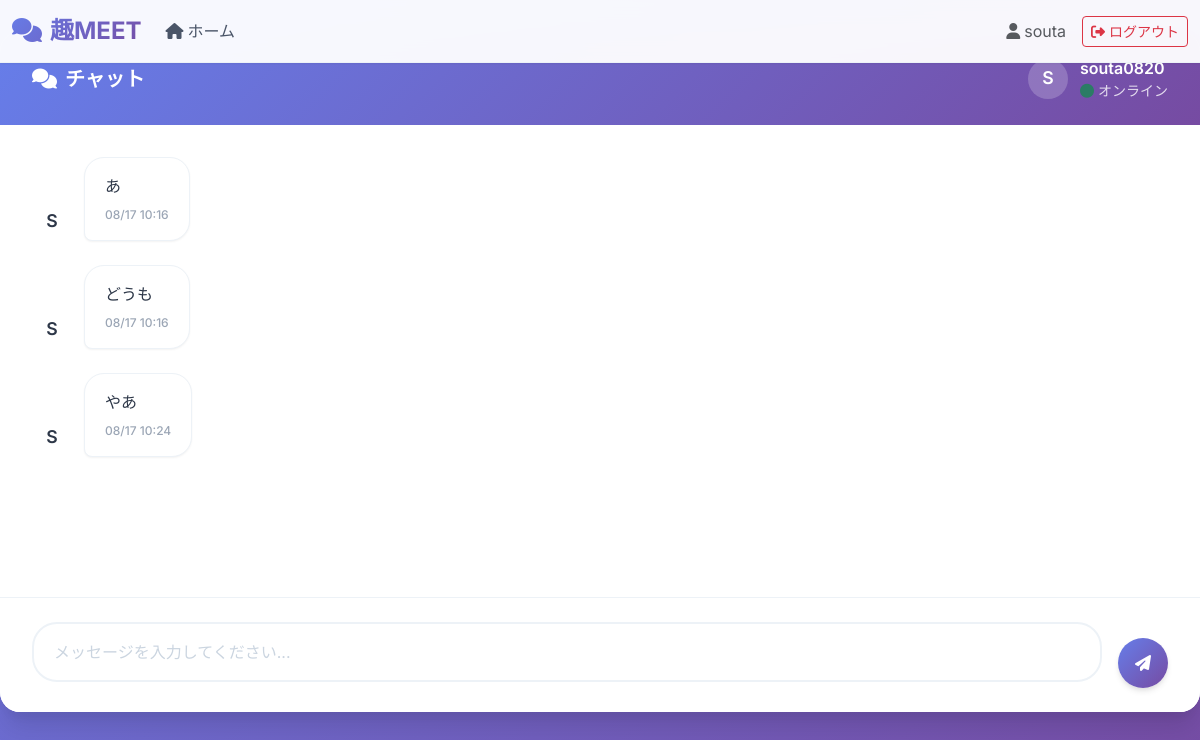
Page /chat/6 (signed in) on the committed database.
### app/models.py (models this page shows)
class User(db.Model, UserMixin):
    __tablename__ = 'users'
    id = db.Column(db.Integer, primary_key = True)
    username = db.Column(db.String, unique=True, index=True)
    email = db.Column(db.String, unique=True, index=True)
    password = db.Column(db.String)
    hobby = db.Column(db.String)

class Message(db.Model):
    __tablename__ = 'messages'
    id = db.Column(db.Integer, primary_key = True)
    from_ = db.Column(db.Integer, unique=False, nullable=False) #メッセージの送信者
    to_ = db.Column(db.Integer, unique=False, nullable=False) #メッセージの受信者
    body = db.Column(db.String) #メッセージ内容
    timestanp = db.Column(db.DateTime, default=db.func.now()) #メッセージの送信時間

### app/views.py (the view)
@bp.route('/chat', methods=['GET', 'POST'])
@bp.route('/chat/<int:to_>', methods=['GET', 'POST'])
@login_required
def chat(to_=None):
    form = MessageForm()
    messages = []
    if to_:
        session['to_'] = to_
        print(f"Debug: Path parameter 'to_' = {to_}, saved to session")
    if request.args.get('to'):
        session['to_'] = int(request.args.get('to'))
        print(f"Debug: Query parameter 'to' = {request.args.get('to')}, saved to session")
    print(f"Debug: Current session 'to_' = {session.get('to_', 'Not set')}")
    if 'to_' in session:
        print(f"Debug: Session 'to_' = {session['to_']}")
        print(f"Debug: Current user ID = {current_user.id}")
        all_messages = Message.query.all()
        print(f"Debug: Total messages in database: {len(all_messages)}")
        for msg in all_messages:
            print(f"Debug: All messages - ID: {msg.id}, from: {msg.from_}, to: {msg.to_}, body: '{msg.body}'")
        messages = Message.query.filter(
            or_(
                and_(
                    Message.from_ == current_user.id,
                    Message.to_ == session['to_']
                ),
                and_(
                    Message.from_ == session['to_'],
                    Message.to_ == current_user.id
                )
            )
        ).order_by(Message.timestanp).all()
        from datetime import datetime, date, timedelta
        today = date.today()
        yesterday = today - timedelta(days=1)
        current_year = today.year
        for message in messages:
            if message.timestanp:
                message_date = message.timestanp.date()
                message.is_today = message_date == today
                message.is_yesterday = message_date == yesterday
                message.is_this_year = message_date.year == current_year
        print(f"Debug: Found {len(messages)} messages between users")
        for msg in messages:
            print(f"Debug: Filtered messages - ID: {msg.id}, from: {msg.from_}, to: {msg.to_}, body: '{msg.body}'")
        if form.validate_on_submit():
            print(f"Debug: Form submitted with message: '{form.message.data}'")
            message = Message(
                body=form.message.data,
                from_=current_user.id,
                to_=session['to_']
            )
            db.session.add(message)
            db.session.commit()
            print(f"Debug: Message saved with ID: {message.id}")
            print(f"Debug: Saved message - from: {message.from_}, to: {message.to_}, body: '{message.body}'")
            messages = Message.query.filter(
                or_(
                    and_(
                        Message.from_ == current_user.id,
                        Message.to_ == session['to_']
                    ),
                    and_(
                        Message.from_ == session['to_'],
                        Message.to_ == current_user.id
                    )
                )
            ).order_by(Message.timestanp).all()
            for message in messages:
                if message.timestanp:
                    message_date = message.timestanp.date()
                    message.is_today = message_date == today
                    message.is_yesterday = message_date == yesterday
                    message.is_this_year = message_date.year == current_year
            print(f"Debug: After sending, found {len(messages)} messages")
            for msg in messages:
                print(f"Debug: After sending - Message {msg.id}: from={msg.from_}, to={msg.to_}, body='{msg.body}'")
            form.message.data = ''
            flash('メッセージを送信しました！', 'success')
            return redirect(url_for('app.chat', to_=session['to_']))
        else:
            print(f"Debug: Form validation failed: {form.errors}")
            print(f"Debug: Form data: {form.data}")
            print(f"Debug: Form is_submitted: {form.is_submitted()}")
            print(f"Debug: Form validate_on_submit: {form.validate_on_submit()}")
    else:
        print("Debug: No 'to_' in session")
    chat_user = None
    if 'to_' in session:
        chat_user = User.query.get(session['to_'])
    return render_template('chat.html', form=form, messages=messages, chat_user=chat_user)

### app/forms.py
class MessageForm(FlaskForm):
    message = TextAreaField('Message:', validators=[DataRequired()])
    submit = SubmitField('Submit')

### app/models.py (called while the page is built)
@login_manager.user_loader
def load_user(user_id):
    return User.query.get(int(user_id))

### app/templates/chat.html (shortened to what this page needs)
<!doctype html>
<html lang="ja">
    <head>
        <link href="https://cdn.jsdelivr.net/npm/bootstrap@5.3.0/dist/css/bootstrap.min.css" rel="stylesheet">
        <link rel="stylesheet" href="{{ url_for('static', filename='chat.css') }}">
        <link rel="stylesheet" href="https://cdnjs.cloudflare.com/ajax/libs/font-awesome/6.4.0/css/all.min.css">
    </head>
    <body>
        <nav class="navbar navbar-expand-md navbar-light fixed-top">
            <div class="container-fluid">
                <a class="navbar-brand" href="{{ url_for('app.index') }}">
                    <i class="fas fa-comments me-2"></i>趣MEET
                </a>
                <div class="collapse navbar-collapse" id="navbarCollapse">
                    <ul class="navbar-nav me-auto mb-2 mb-md-0">
                        <li class="nav-item">
                            <a class="nav-link" href="{{ url_for('app.index') }}">
                                <i class="fas fa-home me-1"></i>ホーム
                            </a>
                        </li>
                    </ul>
                    <div class="d-flex align-items-center">
                        <span class="text-muted me-3">
                            <i class="fas fa-user me-1"></i>{{ current_user.username }}
                        </span>
                        <a class="btn btn-outline-danger btn-sm" href="{{ url_for('app.logout') }}">
                            <i class="fas fa-sign-out-alt me-1"></i>ログアウト
                        </a>
                    </div>
                </div>
            </div>
        </nav>
        <div class="chat-container">
            <div class="chat-header">
                <h2>
                    <i class="fas fa-comments me-2"></i>チャット
                </h2>
                {% if chat_user %}
                <div class="chat-user-info">
                    <div class="user-avatar">
                        {{ chat_user.username[0].upper() }}
                    </div>
                    <div class="user-status">
                        <div class="user-name">{{ chat_user.username }}</div>
                        <div class="user-status-text">
                            <i class="fas fa-circle text-success me-1"></i>オンライン
                        </div>
                    </div>
                </div>
                {% endif %}
            </div>
            <div class="messages-container" id="messages-container">
                {% if messages %}
                    {% for message in messages %}
                        <div class="message {{ 'sent' if message.from_ == current_user.id else 'received' }}">
                            {% if message.from_ != current_user.id %}
                                <div class="user-avatar small">
                                    {{ chat_user.username[0].upper() if chat_user else 'U' }}
                                </div>
                            {% endif %}
                            <div class="message-content">
                                <div class="message-text">{{ message.body }}</div>
                                <span class="message-time">
                                    {% if message.timestanp %}
                                        {% if message.is_today %}
                                            {{ message.timestanp.strftime('今日 %H:%M') }}
                                        {% elif message.is_yesterday %}
                                            {{ message.timestanp.strftime('昨日 %H:%M') }}
                                        {% elif message.is_this_year %}
                                            {{ message.timestanp.strftime('%m/%d %H:%M') }}
                                        {% else %}
                                            {{ message.timestanp.strftime('%Y/%m/%d %H:%M') }}
                                        {% endif %}
                                    {% else %}
                                        送信時刻不明
                                    {% endif %}
                                </span>
                            </div>
                        </div>
                    {% endfor %}
                {% endif %}
            </div>
            <div class="message-form-container">
                <form method="POST" class="message-form">
                    <div class="message-input-group">
                        {{ form.message(
                            class="message-input",
                            id="message",
                            rows="1",
                            placeholder="メッセージを入力してください...",
                            autocomplete="off"
                        ) }}
                    </div>
                    <button type="submit" class="send-button" id="send-button">
                        <i class="fas fa-paper-plane"></i>
                    </button>
                </form>
            </div>
        </div>
    </body>
</html>

### app/static/chat.css (style rules this page uses)
:root { --primary-color: #667eea; --secondary-color: #764ba2; --success-color: #48bb78; --danger-color: #f56565; --warning-color: #ed8936; --info-color: #4299e1; --light-color: #f7fafc; --dark-color: #2d3748; --gray-100: #f7fafc; --gray-200: #edf2f7; --gray-300: #e2e8f0; --gray-400: #cbd5e0; --gray-500: #a0aec0; --gray-600: #718096; --gray-700: #4a5568; --gray-800: #2d3748; --gray-900: #1a202c; --shadow-sm: 0 1px 2px 0 rgba(0, 0, 0, 0.05); --shadow: 0 1px 3px 0 rgba(0, 0, 0, 0.1), 0 1px 2px 0 rgba(0, 0, 0, 0.06); --shadow-md: 0 4px 6px -1px rgba(0, 0, 0, 0.1), 0 2px 4px -1px rgba(0, 0, 0, 0.06); --shadow-lg: 0 10px 15px -3px rgba(0, 0, 0, 0.1), 0 4px 6px -2px rgba(0, 0, 0, 0.05); --shadow-xl: 0 20px 25px -5px rgba(0, 0, 0, 0.1), 0 10px 10px -5px rgba(0, 0, 0, 0.04); }
* { margin: 0; padding: 0; box-sizing: border-box; }
body { font-family: 'Inter', -apple-system, BlinkMacSystemFont, 'Segoe UI', Roboto, sans-serif; background: linear-gradient(135deg, var(--primary-color) 0%, var(--secondary-color) 100%); min-height: 100vh; color: var(--gray-800); }
.navbar { background: rgba(255, 255, 255, 0.95) !important; backdrop-filter: blur(10px); border-bottom: 1px solid var(--gray-200); box-shadow: var(--shadow-sm); }
.navbar-brand { font-weight: 700; font-size: 1.5rem; background: linear-gradient(135deg, var(--primary-color), var(--secondary-color)); -webkit-background-clip: text; -webkit-text-fill-color: transparent; background-clip: text; }
.nav-link { font-weight: 500; color: var(--gray-700) !important; transition: all 0.2s ease; }
.chat-container { max-width: 1200px; margin: 2rem auto; background: white; border-radius: 20px; box-shadow: var(--shadow-xl); overflow: hidden; height: calc(100vh - 120px); display: flex; flex-direction: column; }
.chat-header { background: linear-gradient(135deg, var(--primary-color), var(--secondary-color)); color: white; padding: 1.5rem 2rem; display: flex; align-items: center; justify-content: space-between; }
.chat-header h2 { font-weight: 600; font-size: 1.25rem; margin: 0; }
.chat-user-info { display: flex; align-items: center; gap: 0.75rem; }
.user-avatar { width: 40px; height: 40px; border-radius: 50%; background: rgba(255, 255, 255, 0.2); display: flex; align-items: center; justify-content: center; font-weight: 600; font-size: 1.1rem; }
.user-status { display: flex; flex-direction: column; }
.user-name { font-weight: 600; font-size: 1rem; }
.user-status-text { font-size: 0.875rem; opacity: 0.8; }
.messages-container { flex: 1; padding: 2rem; overflow-y: auto; background: var(--gray-50); position: relative; }
.message { margin-bottom: 1.5rem; display: flex; align-items: flex-end; gap: 0.75rem; animation: fadeInUp 0.3s ease-out; }
.message.received { justify-content: flex-start; }
.message-content { max-width: 70%; padding: 1rem 1.25rem; border-radius: 20px; position: relative; word-wrap: break-word; line-height: 1.5; }
.message.received .message-content { background: white; color: var(--gray-800); border: 1px solid var(--gray-200); border-bottom-left-radius: 8px; box-shadow: var(--shadow-sm); }
.message-time { font-size: 0.75rem; opacity: 0.7; margin-top: 0.5rem; display: block; font-weight: 500; color: var(--gray-600); }
.message-form-container { background: white; border-top: 1px solid var(--gray-200); padding: 1.5rem 2rem; }
.message-form { display: flex; gap: 1rem; align-items: flex-end; }
.message-input-group { flex: 1; position: relative; }
.message-input { width: 100%; padding: 1rem 1.25rem; border: 2px solid var(--gray-200); border-radius: 25px; font-size: 1rem; line-height: 1.5; resize: none; transition: all 0.2s ease; font-family: inherit; }
.message-input::placeholder { color: var(--gray-400); }
.send-button { background: linear-gradient(135deg, var(--primary-color), var(--secondary-color)); color: white; border: none; border-radius: 50%; width: 50px; height: 50px; display: flex; align-items: center; justify-content: center; cursor: pointer; transition: all 0.2s ease; box-shadow: var(--shadow-md); }

### rows in the picture
User: username "souta"
User: username "S", username "souta0820"
Message: body "あ", timestanp "08/17 10:16"
Message: body "どうも", timestanp "08/17 10:16"
Message: body "やあ", timestanp "08/17 10:24"
